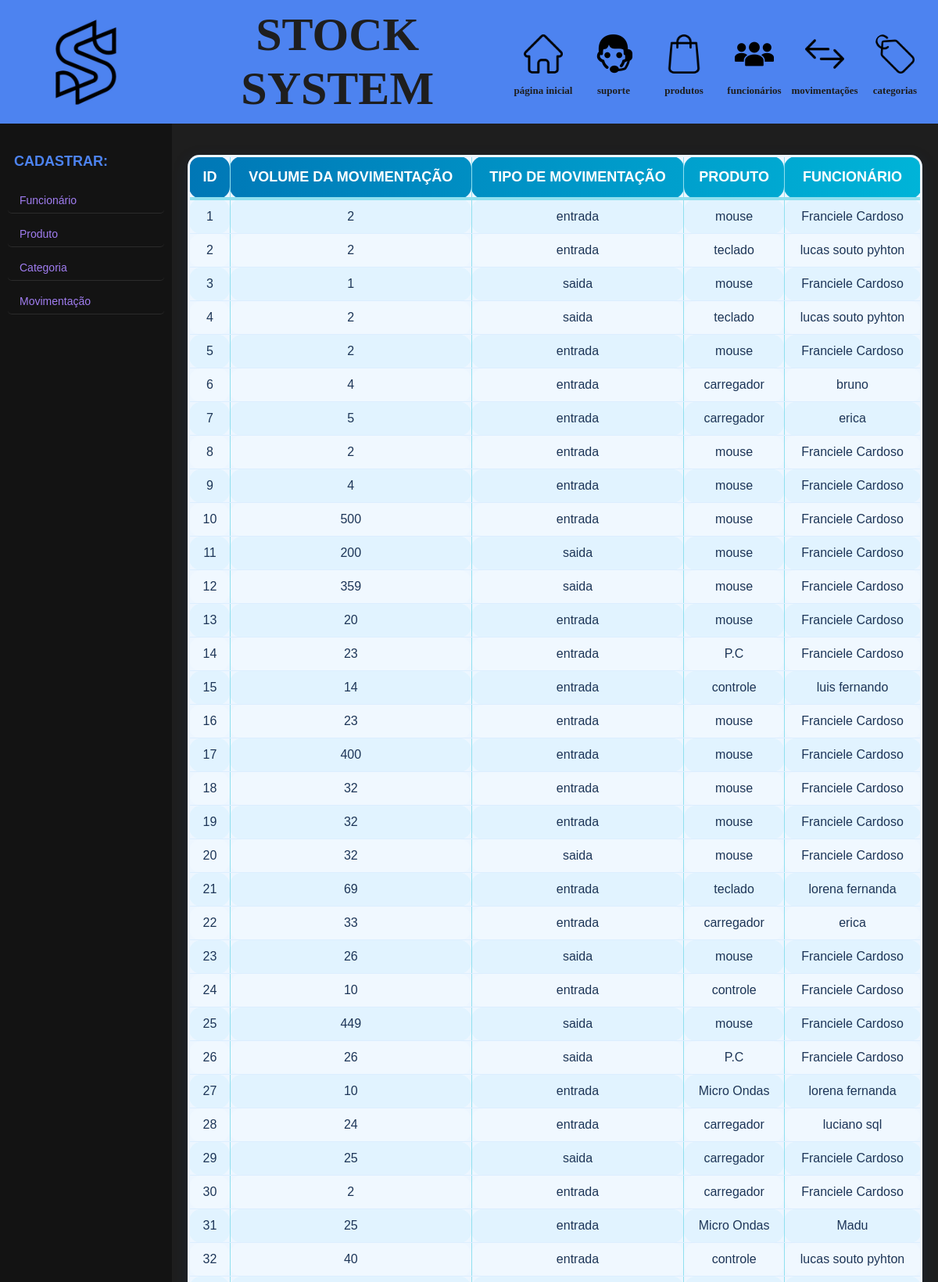
Page /listar_movimentacoes (upper part) on the committed database.
### models.py (models this page shows, shortened)
class Movimentacao(Base):
    __tablename__ = 'movimentacao'
    id = Column(Integer, primary_key=True)
    volume_movimentacao = Column(Integer, nullable=False)
    atividade = Column(String(10), nullable=False, index=True)  # 'entrada' ou 'saida'
    produto_movimentado = Column(Integer, ForeignKey('produto.id'), nullable=False)
    funcionario_movimentado = Column(Integer, ForeignKey('funcionario.id'), nullable=False)
    movimentacao_produto = relationship(Produto, backref='movimentacoes')
    movimentacao_funcionario = relationship(Funcionario, backref='movimentacoes')
    def __repr__(self):
        return '<Movimentacao: id: {} atividade: {} volume_movimentacao: {} produto: {} funcionário: {}>'.format(
            self.id,
            self.atividade,
            self.volume_movimentacao,
            self.produto_movimentado,
            self.funcionario_movimentado
        )

class Produto(Base):
    __tablename__ = 'produto'
    id = Column(Integer, primary_key=True)
    nome = Column(String(40), nullable=False, index=True)
    descricao = Column(String(80), nullable=False, index=True, )
    quantidade_produto = Column(Integer, nullable=False, )
    preco = Column(Float, nullable=False, index=True)
    categoria_id = Column(String, ForeignKey('categoria.id'))
    def __repr__(self):
        return ('<Produto: nome: {} descricao: {}  preço: {}'
                ' categoria_id:{} quantidade_produto: {}>'.format(self.nome, self.descricao,
                                                                  self.preco,
                                                                  self.categoria_id, self.quantidade_produto))

class Funcionario(Base):
    __tablename__ = 'funcionario'
    nome = Column(String(40), nullable=False, index=True)
    id = Column(Integer, primary_key=True, unique=True)
    cpf = Column(String(11), nullable=False, index=True, unique=True)
    salario = Column(Float, nullable=False, index=False)
    def __repr__(self):
        return ('<Funcionario: nome: {}  cpf: {}  salario: {} >'.
                format(self.nome, self.cpf, self.salario
                       ))

### app.py (the view)
@app.route('/listar_movimentacoes')
def movimentacao():
    sql_mov = (select(Movimentacao, Produto, Funcionario).join(Produto, Movimentacao.produto_movimentado == Produto.id)
               .join(Funcionario, Movimentacao.funcionario_movimentado == Funcionario.id))
    resultado_mov = db_session.execute(sql_mov).fetchall()
    print(resultado_mov)
    return render_template('movimentacao.html', movimentacoes=resultado_mov)

### templates/movimentacao.html (shortened to what this page needs)
{% extends 'template.html' %}
{% block conteudo %}
<table border="1">
    <thead>
    <tr>
        <th>ID</th>
        <th>Volume da Movimentação</th>
        <th>Tipo de Movimentação</th>
        <th> Produto</th>
        <th> Funcionário</th>
    </tr>
    </thead>
    <tbody>
    {% for m, p,f in movimentacoes %}
    <tr>
        <td>{{ m.id }}</td>
        <td>{{ m.volume_movimentacao }}</td>
        <td>{{ m.atividade }}</td>
        <td>{{ p.nome }}</td>
        <td>{{ f.nome }}</td>
    </tr>
    {% endfor %}
    </tbody>
</table>
{% endblock conteudo %}

### static/template.css (style rules this page uses)
* { margin: 0; padding: 0; box-sizing: border-box; transition: all 0.3s ease-in-out; }
html, body { height: 100%; font-family: "Baskerville Old Face", serif; background-color: #131313; color: #2c2c2c; }
body { display: flex; flex-direction: column; }
table { width: 100%; border-collapse: collapse; margin: 20px 0; font-size: 16px; font-family: 'Arial', sans-serif; background-color: #edf6ff; color: #1d3557; border-radius: 15px; overflow: hidden; box-shadow: 0 6px 20px rgba(30, 60, 110, 0.2); animation: fadeIn 0.6s ease-in-out; }
thead { background: linear-gradient(90deg, #0077b6, #00b4d8); color: #ffffff; font-weight: bold; text-transform: uppercase; }
thead th { padding: 15px; text-align: center; font-size: 18px; border-bottom: 4px solid #90e0ef; }
tbody tr { border-bottom: 1px solid #dceeff; transition: background-color 0.3s ease, transform 0.2s ease; }
tbody tr:nth-child(even) { background-color: #f0f8ff; }
tbody tr:nth-child(odd) { background-color: #e1f3ff; }
tbody td { padding: 12px 15px; text-align: center; color: #1d3557; }
table { border: 3px solid #90e0ef; }
table, th, td { border-radius: 15px; }
body { font-family: 'Arial', sans-serif; background-color: #1e1e2f; color: #ffffff; margin: 0; padding: 0; }

### rows in the picture
Movimentacao: id "1", volume_movimentacao "2", atividade "entrada", nome "mouse", nome "Franciele Cardoso"
Movimentacao: id "2", volume_movimentacao "2", atividade "entrada", nome "teclado", nome "lucas souto pyhton"
Movimentacao: id "3", volume_movimentacao "1", atividade "saida", nome "mouse", nome "Franciele Cardoso"
Movimentacao: id "4", volume_movimentacao "2", atividade "saida", nome "teclado", nome "lucas souto pyhton"
Movimentacao: id "5", volume_movimentacao "2", atividade "entrada", nome "mouse", nome "Franciele Cardoso"
Movimentacao: id "6", volume_movimentacao "4", atividade "entrada", nome "carregador", nome "bruno"
Movimentacao: id "7", volume_movimentacao "5", atividade "entrada", nome "carregador", nome "erica"
Movimentacao: id "8", volume_movimentacao "2", atividade "entrada", nome "mouse", nome "Franciele Cardoso"
Movimentacao: id "9", volume_movimentacao "4", atividade "entrada", nome "mouse", nome "Franciele Cardoso"
Movimentacao: id "10", volume_movimentacao "500", atividade "entrada", nome "mouse", nome "Franciele Cardoso"
Movimentacao: id "11", volume_movimentacao "200", atividade "saida", nome "mouse", nome "Franciele Cardoso"
Movimentacao: id "12", volume_movimentacao "359", atividade "saida", nome "mouse", nome "Franciele Cardoso"
Movimentacao: id "13", volume_movimentacao "20", atividade "entrada", nome "mouse", nome "Franciele Cardoso"
Movimentacao: id "14", volume_movimentacao "23", atividade "entrada", nome "P.C", nome "Franciele Cardoso"
Movimentacao: id "15", volume_movimentacao "14", atividade "entrada", nome "controle", nome "luis fernando"
Movimentacao: id "16", volume_movimentacao "23", atividade "entrada", nome "mouse", nome "Franciele Cardoso"
Movimentacao: id "17", volume_movimentacao "400", atividade "entrada", nome "mouse", nome "Franciele Cardoso"
Movimentacao: id "18", volume_movimentacao "32", atividade "entrada", nome "mouse", nome "Franciele Cardoso"
Movimentacao: id "19", volume_movimentacao "32", atividade "entrada", nome "mouse", nome "Franciele Cardoso"
Movimentacao: id "20", volume_movimentacao "32", atividade "saida", nome "mouse", nome "Franciele Cardoso"
Movimentacao: id "21", volume_movimentacao "69", atividade "entrada", nome "teclado", nome "lorena fernanda"
Movimentacao: id "22", volume_movimentacao "33", atividade "entrada", nome "carregador", nome "erica"
Movimentacao: id "23", volume_movimentacao "26", atividade "saida", nome "mouse", nome "Franciele Cardoso"
Movimentacao: id "24", volume_movimentacao "10", atividade "entrada", nome "controle", nome "Franciele Cardoso"
Movimentacao: id "25", volume_movimentacao "449", atividade "saida", nome "mouse", nome "Franciele Cardoso"
Movimentacao: id "26", volume_movimentacao "26", atividade "saida", nome "P.C", nome "Franciele Cardoso"
Movimentacao: id "27", volume_movimentacao "10", atividade "entrada", nome "Micro Ondas", nome "lorena fernanda"
Movimentacao: id "28", volume_movimentacao "24", atividade "entrada", nome "carregador", nome "luciano sql"
Movimentacao: id "29", volume_movimentacao "25", atividade "saida", nome "carregador", nome "Franciele Cardoso"
Movimentacao: id "30", volume_movimentacao "2", atividade "entrada", nome "carregador", nome "Franciele Cardoso"
Movimentacao: id "31", volume_movimentacao "25", atividade "entrada", nome "Micro Ondas", nome "Madu"
Movimentacao: id "32", volume_movimentacao "40", atividade "entrada", nome "controle", nome "lucas souto pyhton"
